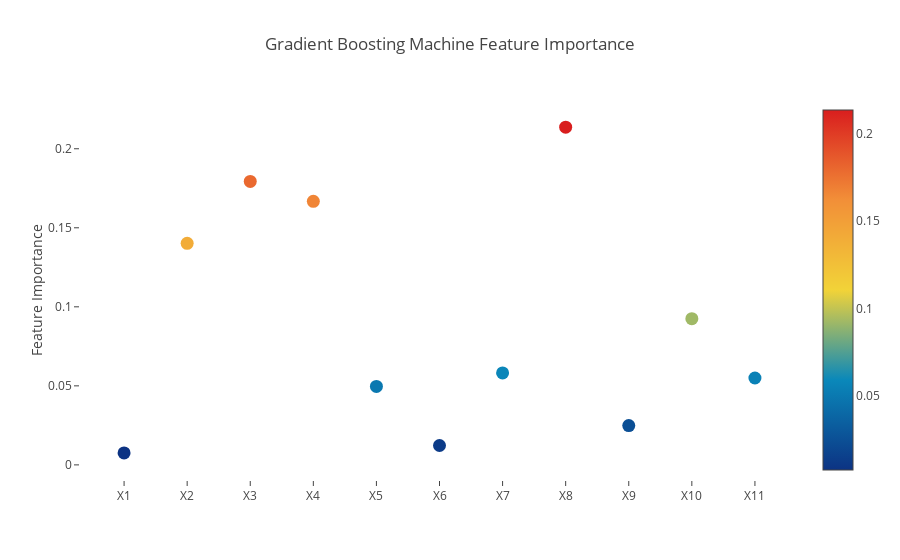

The notebook cell this image was saved under:
### Code cell
# Scatter plot 
trace = go.Scatter(
    y = gb.feature_importances_,
    x = features,
    mode='markers',
    marker=dict(
        sizemode = 'diameter',
        sizeref = 1,
        size = 13,
        #size= rf.feature_importances_,
        #color = np.random.randn(500), #set color equal to a variable
        color = gb.feature_importances_,
        colorscale='Portland',
        showscale=True
    ),
    text = features
)
data = [trace]

layout= go.Layout(
    autosize= True,
    title= 'Gradient Boosting Machine Feature Importance',
    hovermode= 'closest',
     xaxis= dict(
         ticklen= 5,
         showgrid=False,
        zeroline=False,
        showline=False
     ),
    yaxis=dict(
        title= 'Feature Importance',
        showgrid=False,
        zeroline=False,
        ticklen= 5,
        gridwidth= 2
    ),
    showlegend= False
)
fig = go.Figure(data=data, layout=layout)
py.iplot(fig,filename='scatter2010')

### Figure 1 — Plotly figure (JSON) as saved in the notebook; plotly's stock layout.template omitted (floating-point values rounded to 4 significant figures)
{"data": [{"marker": {"color": [0.007597, 0.1402, 0.1793, 0.1668, 0.04964, 0.01228, 0.05819, 0.2137, 0.02487, 0.09253, 0.05496], "colorscale": "Portland", "showscale": true, "size": 13, "sizemode": "diameter", "sizeref": 1}, "mode": "markers", "text": ["X1", "X2", "X3", "X4", "X5", "X6", "X7", "X8", "X9", "X10", "X11"], "type": "scatter", "x": ["X1", "X2", "X3", "X4", "X5", "X6", "X7", "X8", "X9", "X10", "X11"], "y": [0.007597, 0.1402, 0.1793, 0.1668, 0.04964, 0.01228, 0.05819, 0.2137, 0.02487, 0.09253, 0.05496]}], "layout": {"autosize": true, "hovermode": "closest", "showlegend": false, "title": "Gradient Boosting Machine Feature Importance", "xaxis": {"showgrid": false, "showline": false, "ticklen": 5, "zeroline": false}, "yaxis": {"gridwidth": 2, "showgrid": false, "ticklen": 5, "title": "Feature Importance", "zeroline": false}}}
